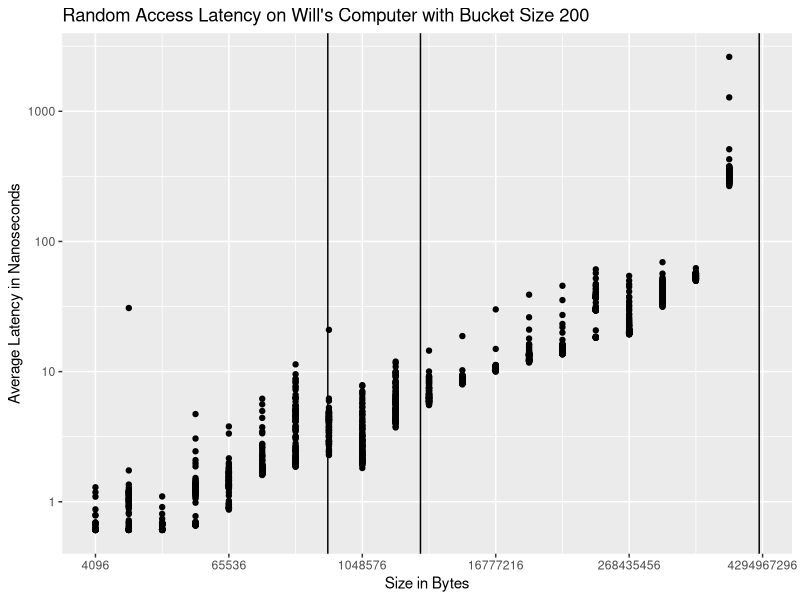

This figure's R source:
library(ggplot2)
library(dplyr)

# Call format:
# Rscript make_plots.R plot_name
#plot.name <- commandArgs(trailingOnly = TRUE)[1]
#file.name

#seq.data <- read.csv('data/test1.csv') %>%
#  mutate(method = "sequential") %>%
#  tbl_df()
rand.data <- read.csv('test_random.csv') %>%
  mutate(method = "random") %>%
  tbl_df()

size.labels <- c(2^12,
                 2^16,
                 2^20,
                 2^24,
                 2^28,
                 2^32)

random.profile <- ggplot(rand.data, aes(x = size, y = time_ns)) + geom_point() + 
  scale_x_log10(breaks = size.labels) + 
  scale_y_log10() + 
  #geom_smooth() + 
  geom_vline(aes(xintercept = 512000)) + 
  geom_vline(aes(xintercept = 3e6 + 512e3)) +
  geom_vline(aes(xintercept = 4e9 + 3e6 + 512e3 )) +
 # geom_vline(aes(xintercept = 8129644000)) + 
  labs(title = "Random Access Latency on Will's Computer with Bucket Size 200",
       x = "Size in Bytes", y = "Average Latency in Nanoseconds")

ggsave(random.profile, file="random_will.png")
